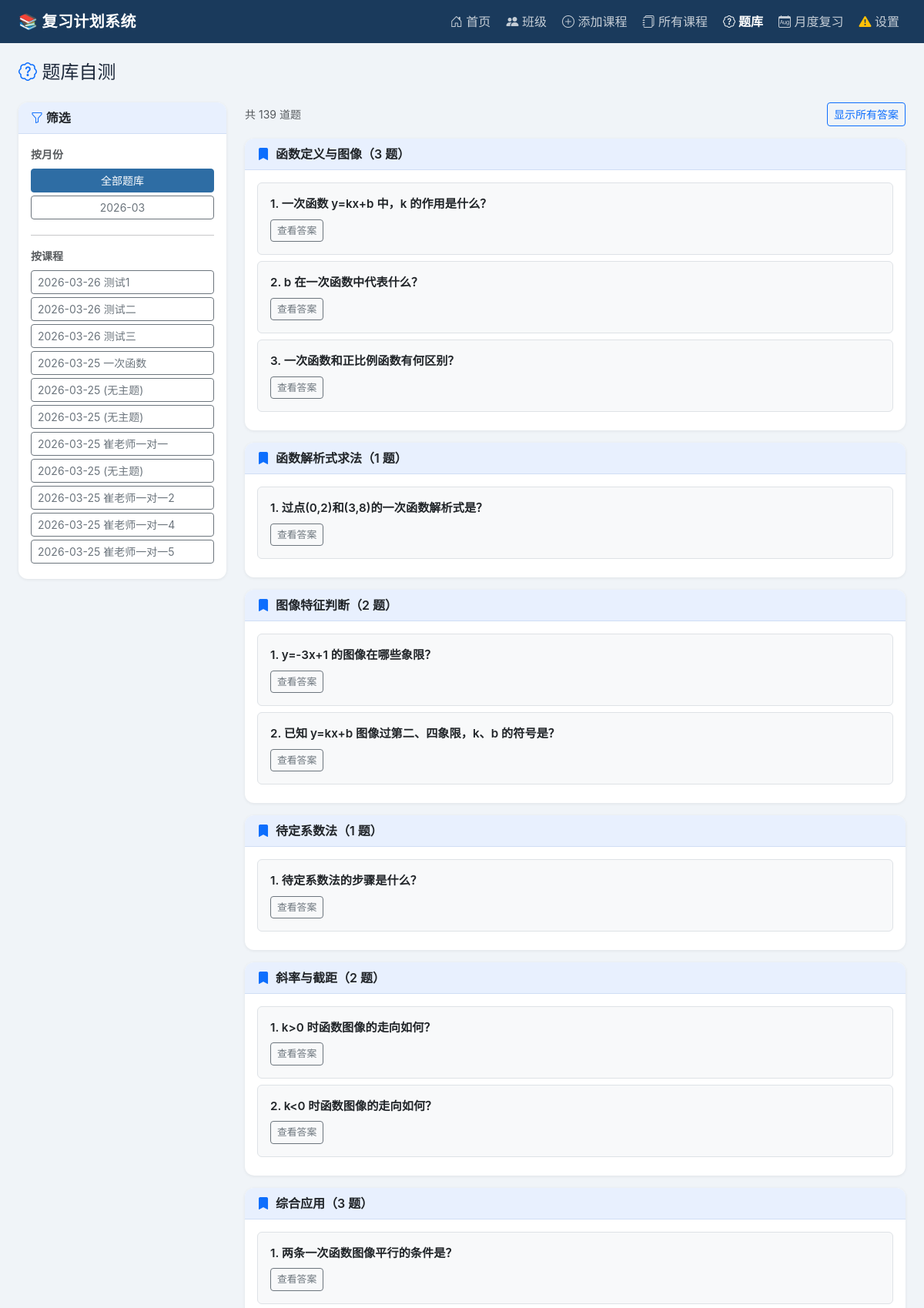
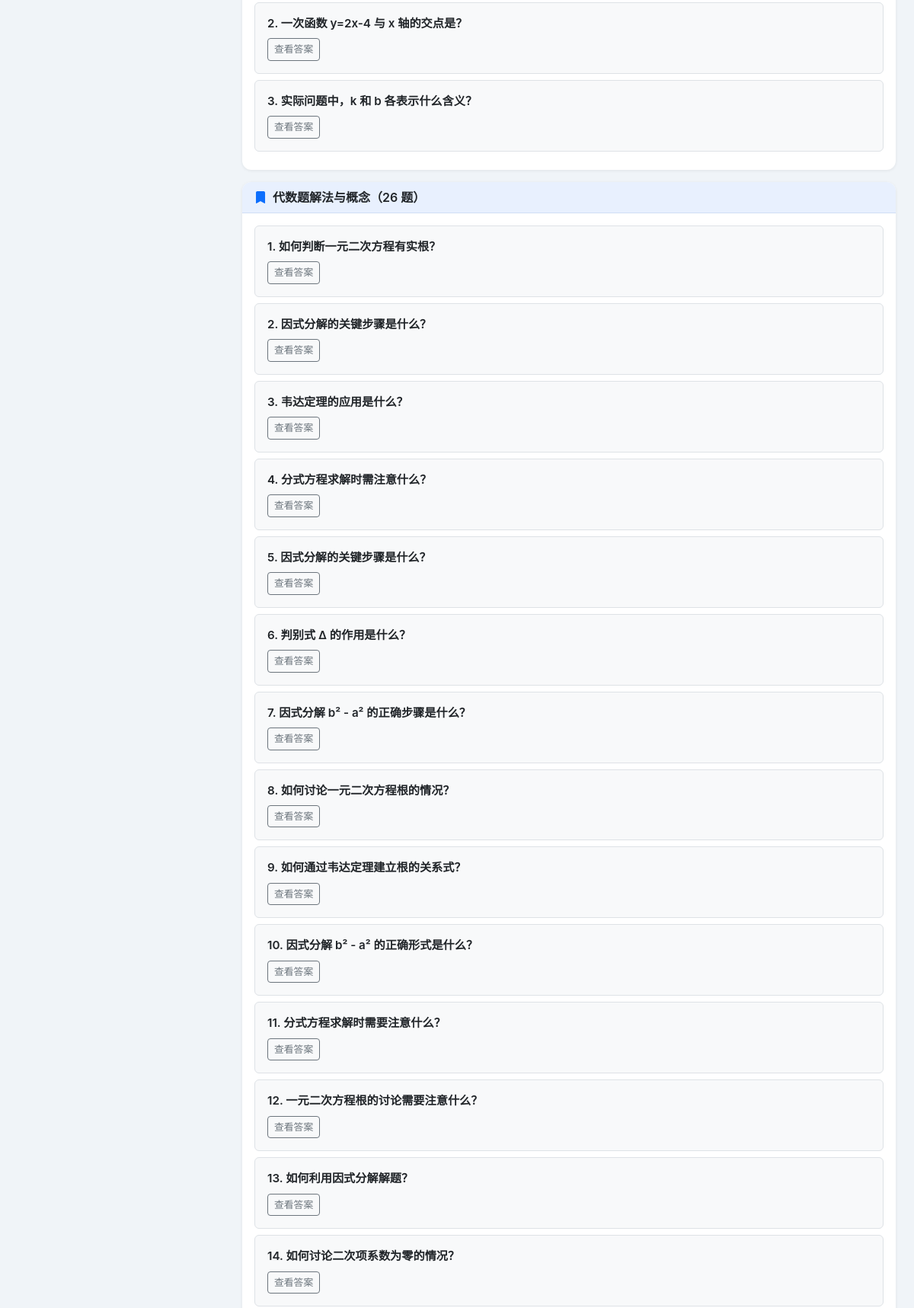
The page /quiz (upper part) on the database its author committed (2 pictures, top to bottom).
### tables this page shows
CREATE TABLE lessons (
            id          INTEGER PRIMARY KEY AUTOINCREMENT,
            date        TEXT NOT NULL,
            subject     TEXT,
            grade       TEXT,
            topic       TEXT,
            summary     TEXT,
            weak_points TEXT,
            plan_json   TEXT,
            pdf_path    TEXT,
            created_at  TEXT DEFAULT (datetime('now','localtime'))
        , class_id INTEGER REFERENCES classes(id) ON DELETE SET NULL);

CREATE TABLE questions (
            id         INTEGER PRIMARY KEY AUTOINCREMENT,
            lesson_id  INTEGER NOT NULL,
            question   TEXT,
            answer     TEXT,
            category   TEXT,
            day_num    INTEGER,
            FOREIGN KEY (lesson_id) REFERENCES lessons(id)
        );

### app.py (the view)
@app.route("/quiz")
def quiz():
    month     = request.args.get("month", "")
    lesson_id = int(request.args.get("lesson_id", 0))
    questions = get_questions(lesson_id=lesson_id, month_str=month)
    cats = {}
    for q in questions:
        cats.setdefault(q.get("category") or "综合", []).append(q)
    return render_template(
        "quiz.html",
        question_cats=cats,
        total_q=len(questions),
        months=_get_all_months(),
        all_lessons=list_lessons(),
        month=month,
        lesson_id=lesson_id,
    )

### app.py (called while the page is built)
def get_config():
    if CFG_PATH.exists():
        with open(CFG_PATH, encoding="utf-8") as f:
            return json.load(f)
    return {}

def has_api_key():
    cfg = get_config()
    provider = cfg.get("provider", "openai")
    if provider == "deepseek":
        key = cfg.get("deepseek_api_key", "") or os.environ.get("DEEPSEEK_API_KEY", "")
    elif provider == "mimo":
        key = cfg.get("mimo_api_key", "") or os.environ.get("MIMO_API_KEY", "")
    elif provider == "n1n":
        key = cfg.get("n1n_api_key", "") or os.environ.get("N1N_API_KEY", "")
    else:
        key = cfg.get("openai_api_key", "") or os.environ.get("OPENAI_API_KEY", "")
    return bool(key.strip())

def _get_all_months():
    lessons = list_lessons()
    return sorted(
        set(l["date"][:7] for l in lessons if l.get("date")), reverse=True
    )

@app.context_processor
def inject_globals():
    return dict(
        has_key=has_api_key(),
        current_endpoint=request.endpoint,
        all_classes=list_classes(),
    )

### lesson_manager.py (called while the page is built)
def get_conn() -> sqlite3.Connection:
    conn = sqlite3.connect(DB_PATH)
    conn.row_factory = sqlite3.Row
    return conn

def list_lessons(month_str: str = "", class_id: int = 0) -> list:
    with get_conn() as conn:
        if class_id and month_str:
            rows = conn.execute(
                "SELECT * FROM lessons WHERE class_id=? AND date LIKE ? ORDER BY date",
                (class_id, f"{month_str}%")
            ).fetchall()
        elif class_id:
            rows = conn.execute(
                "SELECT * FROM lessons WHERE class_id=? ORDER BY date DESC",
                (class_id,)
            ).fetchall()
        elif month_str:
            rows = conn.execute(
                "SELECT * FROM lessons WHERE date LIKE ? ORDER BY date",
                (f"{month_str}%",)
            ).fetchall()
        else:
            rows = conn.execute(
                "SELECT * FROM lessons ORDER BY date DESC"
            ).fetchall()
        return [dict(r) for r in rows]

def list_classes():
    with get_conn() as conn:
        rows = conn.execute(
            "SELECT c.*, COUNT(l.id) as lesson_count FROM classes c "
            "LEFT JOIN lessons l ON l.class_id = c.id "
            "GROUP BY c.id ORDER BY c.created_at DESC"
        ).fetchall()
        return [dict(r) for r in rows]

### templates/quiz.html (shortened to what this page needs)
{% extends "base.html" %}
{% block content %}
<h4 class="mt-2 mb-4">
  <i class="bi bi-patch-question text-primary"></i> 题库自测
</h4>
<div class="row g-4">
  <div class="col-lg-3">
    <div class="card mb-3">
      <div class="card-header fw-bold">
        <i class="bi bi-funnel text-primary"></i> 筛选
      </div>
      <div class="card-body small">
        <div class="mb-2 fw-semibold text-muted">按月份</div>
        <a href="/quiz" class="btn btn-sm w-100 mb-1
          {{ 'btn-primary' if not month and not lesson_id else 'btn-outline-secondary' }}">
          全部题库
        </a>
        {% for m in months %}
        <a href="/quiz?month={{ m }}"
           class="btn btn-sm w-100 mb-1
             {{ 'btn-primary' if month == m else 'btn-outline-secondary' }}">
          {{ m }}
        </a>
        {% endfor %}
        {% if all_lessons %}
        <hr>
        <div class="mb-2 fw-semibold text-muted">按课程</div>
        {% for l in all_lessons %}
        <a href="/quiz?lesson_id={{ l.id }}"
           class="btn btn-sm w-100 mb-1 text-start
             {{ 'btn-primary' if lesson_id == l.id else 'btn-outline-secondary' }}"
           title="{{ l.topic }}">
          {{ l.date }} {{ l.topic|truncate(14) if l.topic else '(无主题)' }}
        </a>
        {% endfor %}
        {% endif %}
      </div>
    </div>
  </div>
  <div class="col-lg-9">
    {% if question_cats %}
    <div class="d-flex justify-content-between align-items-center mb-3">
      <span class="text-muted small">共 {{ total_q }} 道题</span>
      <button class="btn btn-sm btn-outline-primary" id="toggleAll">
        显示所有答案
      </button>
    </div>
    {% for cat, qs in question_cats.items() %}
    <div class="card mb-3">
      <div class="card-header fw-semibold py-2">
        <i class="bi bi-bookmark-fill me-1 text-primary"></i>
        {{ cat }}（{{ qs|length }} 题）
      </div>
      <div class="card-body">
        {% for q in qs %}
        <div class="border rounded p-3 mb-2 bg-light">
          <div class="fw-semibold mb-1" style="font-size:.95rem">
            {{ loop.index }}. {{ q.question }}
          </div>
          <button class="btn btn-sm btn-outline-secondary toggle-answer mt-1"
                  style="font-size:.8rem">
            查看答案
          </button>
        </div>
        {% endfor %}
      </div>
    </div>
    {% endfor %}
    {% endif %}
  </div>
</div>
{% endblock %}

### templates/base.html (style rules this page uses)
:root { --brand: #1a3a5c; --brand2: #2e6da4; --accent: #3a7d44; }
body { background: #f0f4f8; font-family: -apple-system, "PingFang SC", "Helvetica Neue", sans-serif; color: #1e293b; }
.card { border: none; border-radius: 12px; box-shadow: 0 1px 4px rgba(0,0,0,.07); }
.card-header { border-radius: 12px 12px 0 0 !important; background: #e8f0fe; border-bottom: 1px solid #d0def5; }
.btn-primary { background: var(--brand2); border-color: var(--brand2); }

### rows shown on the page
lessons: date "2026-03-26", topic "测试1"
lessons: date "2026-03-26", topic "测试二"
lessons: date "2026-03-26", topic "测试三"
lessons: date "2026-03-25", topic "一次函数"
lessons: date "2026-03-25", topic "(无主题)"
lessons: date "2026-03-25", topic "(无主题)"
lessons: date "2026-03-25", topic "崔老师一对一"
lessons: date "2026-03-25", topic "(无主题)"
lessons: date "2026-03-25", topic "崔老师一对一2"
lessons: date "2026-03-25", topic "崔老师一对一4"
lessons: date "2026-03-25", topic "崔老师一对一5"
questions: category "函数定义与图像", qs "3", question "一次函数 y=kx+b 中，k 的作用是什么？"
questions: question "b 在一次函数中代表什么？"
questions: question "一次函数和正比例函数有何区别？"
questions: category "函数解析式求法", qs "1", question "过点(0,2)和(3,8)的一次函数解析式是？"
questions: category "图像特征判断", qs "2", question "y=-3x+1 的图像在哪些象限？"
questions: question "已知 y=kx+b 图像过第二、四象限，k、b 的符号是？"
questions: category "待定系数法", qs "1", question "待定系数法的步骤是什么？"
questions: category "斜率与截距", qs "2", question "k>0 时函数图像的走向如何？"
questions: question "k<0 时函数图像的走向如何？"
questions: category "综合应用", qs "3", question "两条一次函数图像平行的条件是？"
questions: question "一次函数 y=2x-4 与 x 轴的交点是？"
questions: question "实际问题中，k 和 b 各表示什么含义？"
questions: category "代数题解法与概念", qs "26", question "如何判断一元二次方程有实根？"
questions: question "因式分解的关键步骤是什么？"
questions: question "韦达定理的应用是什么？"
questions: question "分式方程求解时需注意什么？"
questions: question "因式分解的关键步骤是什么？"
questions: question "判别式 Δ 的作用是什么？"
questions: question "因式分解 b² - a² 的正确步骤是什么？"
questions: question "如何讨论一元二次方程根的情况？"
questions: question "如何通过韦达定理建立根的关系式？"
questions: question "因式分解 b² - a² 的正确形式是什么？"
questions: question "分式方程求解时需要注意什么？"
questions: question "一元二次方程根的讨论需要注意什么？"
questions: question "如何利用因式分解解题？"
questions: question "如何讨论二次项系数为零的情况？"

### other values the page prints
{{ m }} "2026-03"
{{ total_q }} "139"
